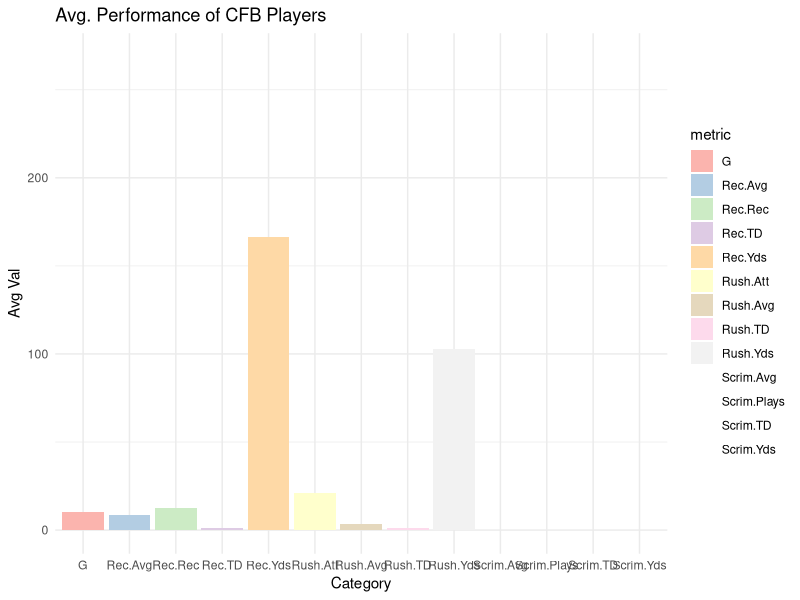
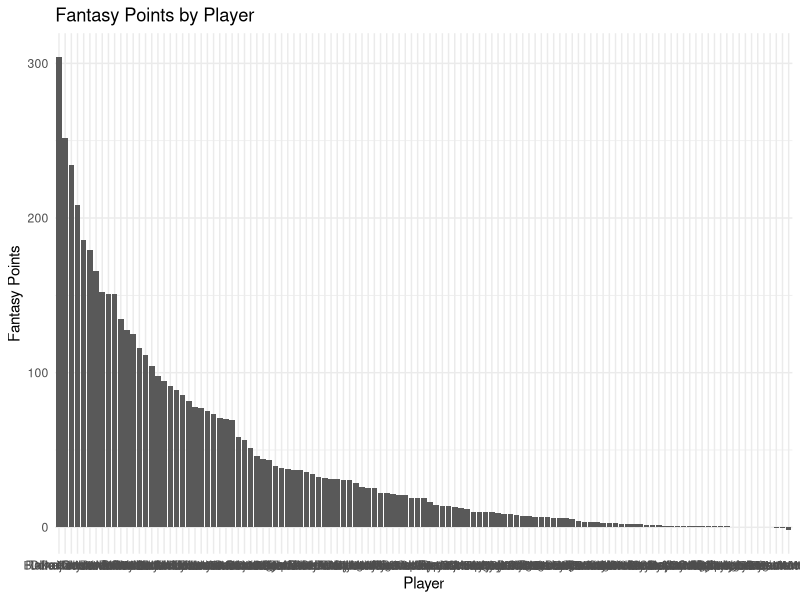

Generate these figures, in order, with R:
library(ggplot2)
library(tidyr)
library(dplyr)
playerdat <- read.csv("FootballData.csv")
playerdat[is.na(playerdat)] <- 0


#Getting the means here
avgPerf <- playerdat %>% summarise(across(is.numeric, mean, na.rm = TRUE))

#Summarizing data that's been curated so far.
ggplot(gather(avgPerf, key = "metric", value = "average"), aes(x = metric, y = average, fill = metric)) +
  geom_bar(stat = "identity") + theme_minimal() + labs(title = "Avg. Performance of CFB Players",
  x = "Category", y = "Avg Val")  + scale_fill_brewer(palette = "Pastel1") 


#Initializing points for each action.
points_per_rush_yard = 0.1
points_per_rush_td = 6
points_per_rec_yard = 0.1
points_per_rec_td = 6

#Computing points for each player based on their performance statistics.
playerdat$FantasyPoints <- with(playerdat, ((Rush.Yds * points_per_rush_yard) + (Rush.TD * points_per_rush_td)
  + (Rec.Yds * points_per_rec_yard) + (Rec.TD * points_per_rec_td)))


#Plotting these Fantasy points
ggplot(playerdat, aes(x = reorder(Player, -FantasyPoints), y = FantasyPoints)) + geom_bar(stat = "identity") +
  labs(title = "Fantasy Points by Player", x = "Player", y = "Fantasy Points") +
  theme(axis.text.x = element_text(angle = 90, hjust = 1)) + theme_minimal()


#Fitting linear model for expected fantasy points
playMod <- lm(FantasyPoints ~ Rush.Yds + Rush.TD + Rec.Yds + Rec.TD, data = playerdat)
